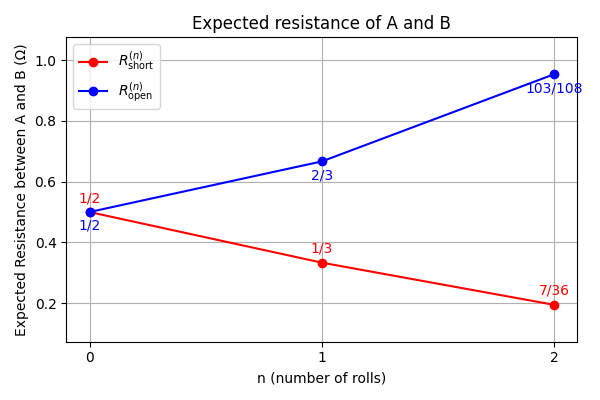

Generate this figure with Python:
import os
import networkx as nx
import matplotlib.pyplot as plt
from itertools import product
from fractions import Fraction


# -- Union-Find for merging nodes (shorted case) --
class UnionFind:
    def __init__(self, elements):
        self.parent = {e: e for e in elements}

    def find(self, x):
        if self.parent[x] != x:
            self.parent[x] = self.find(self.parent[x])
        return self.parent[x]

    def union(self, x, y):
        rx, ry = self.find(x), self.find(y)
        if rx != ry:
            self.parent[ry] = rx


# -- Solve linear system A x = b with Gauss elimination (Fractions) --
def solve_linear(A, b):
    n = len(A)
    # Augment matrix
    M = [row[:] + [b[i]] for i, row in enumerate(A)]
    # Forward elimination
    for i in range(n):
        # pivot
        if M[i][i] == 0:
            # find non-zero pivot and swap
            for j in range(i + 1, n):
                if M[j][i] != 0:
                    M[i], M[j] = M[j], M[i]
                    break
        # normalize pivot row
        pivot = M[i][i]
        for k in range(i, n + 1):
            M[i][k] /= pivot
        # eliminate below
        for j in range(i + 1, n):
            factor = M[j][i]
            for k in range(i, n + 1):
                M[j][k] -= factor * M[i][k]
    # Back substitution
    x = [Fraction(0) for _ in range(n)]
    for i in reversed(range(n)):
        val = M[i][n]
        for k in range(i + 1, n):
            val -= M[i][k] * x[k]
        x[i] = val
    return x


# -- Compute effective resistance exactly via node-voltage method --
def effective_resistance_fraction(nodes, conductance, u, v):
    """
    nodes: list of node labels
    conductance: dict mapping frozenset({i,j}) to Fraction (or int) conductance
    u, v: node labels between which to compute resistance
    """
    # Reference node v: potential zero
    # Unknowns: potentials at other nodes in order nodes_unk
    nodes_unk = [node for node in nodes if node != v]
    idx = {node: i for i, node in enumerate(nodes_unk)}
    n = len(nodes_unk)
    # build Laplacian submatrix L'
    A = [[Fraction(0) for _ in range(n)] for __ in range(n)]
    b = [Fraction(0) for _ in range(n)]
    for i, node_i in enumerate(nodes_unk):
        # injection: 1 at u, 0 otherwise
        b[i] = Fraction(1) if node_i == u else Fraction(0)
        # sum conductances from i to all neighbors
        diag = Fraction(0)
        for node_j in nodes:
            if node_i == node_j:
                continue
            # conductance between i and j
            g = conductance.get(frozenset((node_i, node_j)), 0)
            if g:
                if node_j != v:
                    j = idx[node_j]
                    A[i][j] = A[i][j] - Fraction(g)
                diag += Fraction(g)
        A[i][i] = Fraction(diag)
    # solve A * V = b
    V = solve_linear(A, b)
    # potential at u
    if u == v:
        return Fraction(0)
    return V[idx[u]]


# -- Setup tetrahedral network K4 --
nodes = ["A", "B", "C", "D"]
edges = list(product(nodes, nodes))  # placeholder

# actual unique edges
edges = [("A", "B"), ("A", "C"), ("A", "D"), ("B", "C"), ("B", "D"), ("C", "D")]

# compute expected resistances for n=0,1,2
R_short = []
R_open = []

for n in range(3):
    total_short = Fraction(0)
    total_open = Fraction(0)
    outcomes = list(product(edges, repeat=n))
    for chosen in outcomes:
        # SHORT case: contract chosen edges
        uf = UnionFind(nodes)
        for u, v in chosen:
            uf.union(u, v)
        # groups (root -> members)
        groups = {}
        for node in nodes:
            root = uf.find(node)
            groups.setdefault(root, []).append(node)
        # compute merged nodes list
        merged_nodes = ["".join(sorted(mems)) for mems in groups.values()]
        # conductance dict for shorted graph
        cond_short = {}
        # count parallel edges
        counts = {}
        for e in edges:
            if e in chosen or (e[1], e[0]) in chosen:
                continue
            a = "".join(sorted(groups[uf.find(e[0])]))
            b = "".join(sorted(groups[uf.find(e[1])]))
            if a == b:
                continue
            key = frozenset((a, b))
            counts[key] = counts.get(key, 0) + 1
        # fill conductance dict as Fraction
        for key, cnt in counts.items():
            cond_short[key] = Fraction(cnt, 1)
        # compute R_short between merged A and merged B
        rootA = uf.find("A")
        rootB = uf.find("B")
        nodeA = "".join(sorted(groups[rootA]))
        nodeB = "".join(sorted(groups[rootB]))
        R_s = effective_resistance_fraction(merged_nodes, cond_short, nodeA, nodeB)
        total_short += R_s

        # OPEN case: remove chosen edges
        cond_open = {}
        counts_o = {}
        for e in edges:
            if e in chosen or (e[1], e[0]) in chosen:
                continue
            key = frozenset(e)
            counts_o[key] = counts_o.get(key, 0) + 1
        for key, cnt in counts_o.items():
            cond_open[key] = Fraction(cnt, 1)
        # graph remains nodes A,B,C,D
        # compute R_open between A,B
        # if no conductance between components, R = infinity (skip or treat)
        # but for open-case, removing edges could disconnect graph => R_open = Infinity
        # but expectation excludes infinite? Probably treat infinite as Infinity.
        # Here we assume connectivity always maintained for n<=2 in tetrahedron.
        R_o = effective_resistance_fraction(nodes, cond_open, "A", "B")
        total_open += R_o

    exp_short = total_short / Fraction(len(outcomes), 1)
    exp_open = total_open / Fraction(len(outcomes), 1)
    R_short.append(exp_short)
    R_open.append(exp_open)

# -- Plot with exact fractional annotations --
import matplotlib.ticker as mtick

x = [0, 1, 2]
y_short = [float(r) for r in R_short]
y_open = [float(r) for r in R_open]

fig = plt.figure(figsize=(6, 4))
plt.plot(x, y_short, "-o", color="red", label=r"$R_\mathrm{short}^{(n)}$")
plt.plot(x, y_open, "-o", color="blue", label=r"$R_\mathrm{open}^{(n)}$")
ax = plt.gca()
for xi, rs in zip(x, R_short):
    ax.annotate(
        f"{rs}",  # label text (a Fraction)
        xy=(xi, float(rs)),  # point to annotate
        xytext=(0, 5),  # offset: 0pt horiz, +5pt vert
        textcoords="offset points",
        ha="center",
        va="bottom",
        color="red",
    )
for xi, ro in zip(x, R_open):
    ax.annotate(
        f"{ro}",
        xy=(xi, float(ro)),
        xytext=(0, -5),
        textcoords="offset points",
        ha="center",
        va="top",
        color="blue",
    )
ymin, ymax = ax.get_ylim()
yrange = ymax - ymin
ax.set_ylim(ymin - 0.1 * yrange, ymax + 0.1 * yrange)
plt.xticks(x)
plt.xlabel("n (number of rolls)")
plt.ylabel("Expected Resistance between A and B (Ω)")
plt.title("Expected resistance of A and B")
plt.legend()
plt.grid(True)
plt.tight_layout()
fig.savefig("answer.png")
plt.close(fig)
